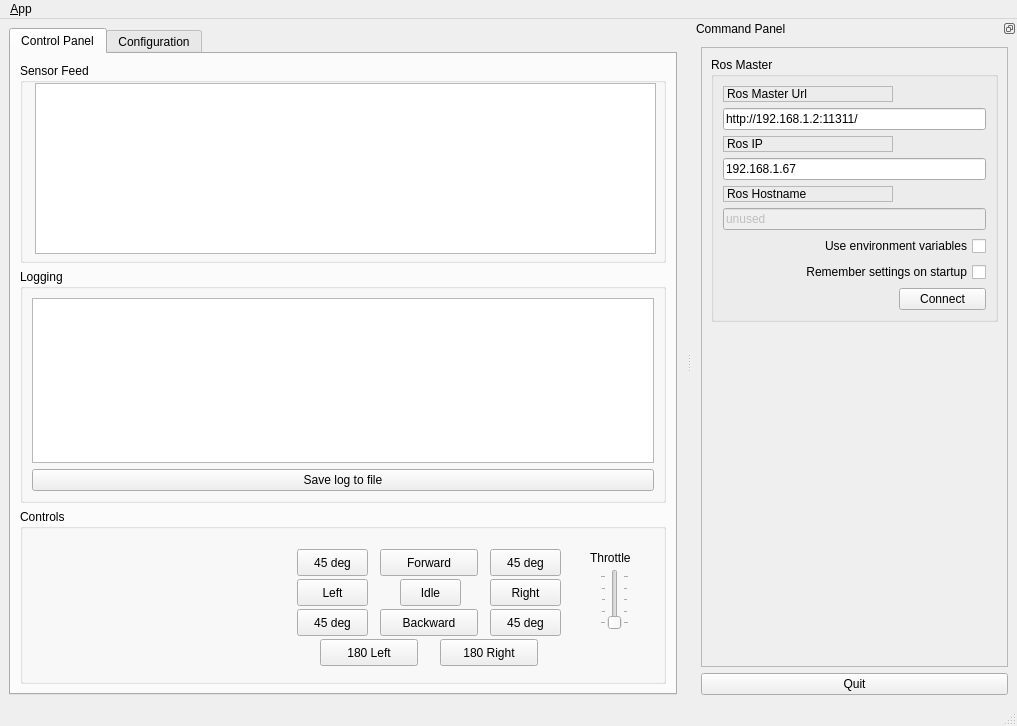
<?xml version="1.0" encoding="UTF-8"?>
<ui version="4.0">
 <class>MainWindowDesign</class>
 <widget class="QMainWindow" name="MainWindowDesign">
  <property name="geometry">
   <rect>
    <x>0</x>
    <y>0</y>
    <width>1017</width>
    <height>726</height>
   </rect>
  </property>
  <property name="windowTitle">
   <string>MoNTI App</string>
  </property>
  <property name="windowIcon">
   <iconset resource="../resources/images.qrc">
    <normaloff>:/images/monti_head_transparent.png</normaloff>:/images/monti_head_transparent.png</iconset>
  </property>
  <property name="locale">
   <locale language="English" country="Australia"/>
  </property>
  <property name="tabShape">
   <enum>QTabWidget::Rounded</enum>
  </property>
  <widget class="QWidget" name="centralwidget">
   <property name="styleSheet">
    <string notr="true"/>
   </property>
   <layout class="QHBoxLayout">
    <item>
     <widget class="QTabWidget" name="tab_manager">
      <property name="enabled">
       <bool>true</bool>
      </property>
      <property name="minimumSize">
       <size>
        <width>100</width>
        <height>0</height>
       </size>
      </property>
      <property name="locale">
       <locale language="English" country="Australia"/>
      </property>
      <property name="tabPosition">
       <enum>QTabWidget::North</enum>
      </property>
      <property name="tabShape">
       <enum>QTabWidget::Rounded</enum>
      </property>
      <property name="currentIndex">
       <number>0</number>
      </property>
      <widget class="QWidget" name="tab_status">
       <attribute name="title">
        <string>Control Panel</string>
       </attribute>
       <layout class="QVBoxLayout" name="verticalLayout_2">
        <item>
         <widget class="QGroupBox" name="groupBox_3">
          <property name="sizePolicy">
           <sizepolicy hsizetype="MinimumExpanding" vsizetype="Preferred">
            <horstretch>0</horstretch>
            <verstretch>0</verstretch>
           </sizepolicy>
          </property>
          <property name="minimumSize">
           <size>
            <width>0</width>
            <height>200</height>
           </size>
          </property>
          <property name="title">
           <string>Sensor Feed</string>
          </property>
          <widget class="QTableView" name="tableView_sensors">
           <property name="geometry">
            <rect>
             <x>15</x>
             <y>20</y>
             <width>621</width>
             <height>171</height>
            </rect>
           </property>
          </widget>
         </widget>
        </item>
        <item>
         <widget class="QGroupBox" name="groupBox_12">
          <property name="sizePolicy">
           <sizepolicy hsizetype="MinimumExpanding" vsizetype="Preferred">
            <horstretch>0</horstretch>
            <verstretch>0</verstretch>
           </sizepolicy>
          </property>
          <property name="title">
           <string>Logging</string>
          </property>
          <layout class="QGridLayout" name="gridLayout_3">
           <item row="1" column="0">
            <widget class="QPushButton" name="publishpushButton">
             <property name="text">
              <string>Save log to file</string>
             </property>
            </widget>
           </item>
           <item row="0" column="0">
            <widget class="QListView" name="view_logging"/>
           </item>
          </layout>
         </widget>
        </item>
        <item>
         <widget class="QGroupBox" name="groupBox_2">
          <property name="enabled">
           <bool>true</bool>
          </property>
          <property name="sizePolicy">
           <sizepolicy hsizetype="MinimumExpanding" vsizetype="Preferred">
            <horstretch>0</horstretch>
            <verstretch>0</verstretch>
           </sizepolicy>
          </property>
          <property name="minimumSize">
           <size>
            <width>0</width>
            <height>175</height>
           </size>
          </property>
          <property name="title">
           <string>Controls</string>
          </property>
          <widget class="QPushButton" name="pushButton_left">
           <property name="geometry">
            <rect>
             <x>277</x>
             <y>70</y>
             <width>71</width>
             <height>27</height>
            </rect>
           </property>
           <property name="text">
            <string>Left</string>
           </property>
           <property name="shortcut">
            <string>Left</string>
           </property>
          </widget>
          <widget class="QSlider" name="verticalSlider_throttle">
           <property name="geometry">
            <rect>
             <x>580</x>
             <y>60</y>
             <width>29</width>
             <height>61</height>
            </rect>
           </property>
           <property name="minimum">
            <number>1</number>
           </property>
           <property name="maximum">
            <number>5</number>
           </property>
           <property name="orientation">
            <enum>Qt::Vertical</enum>
           </property>
           <property name="invertedAppearance">
            <bool>false</bool>
           </property>
           <property name="invertedControls">
            <bool>false</bool>
           </property>
           <property name="tickPosition">
            <enum>QSlider::TicksBothSides</enum>
           </property>
           <property name="tickInterval">
            <number>1</number>
           </property>
          </widget>
          <widget class="QPushButton" name="pushButton_45_tl">
           <property name="geometry">
            <rect>
             <x>277</x>
             <y>40</y>
             <width>71</width>
             <height>27</height>
            </rect>
           </property>
           <property name="text">
            <string>45 deg</string>
           </property>
           <property name="shortcut">
            <string>Q</string>
           </property>
          </widget>
          <widget class="QPushButton" name="pushButton_backward">
           <property name="geometry">
            <rect>
             <x>360</x>
             <y>100</y>
             <width>98</width>
             <height>27</height>
            </rect>
           </property>
           <property name="text">
            <string>Backward</string>
           </property>
           <property name="shortcut">
            <string>Down</string>
           </property>
          </widget>
          <widget class="QPushButton" name="pushButton_forward">
           <property name="geometry">
            <rect>
             <x>360</x>
             <y>40</y>
             <width>98</width>
             <height>27</height>
            </rect>
           </property>
           <property name="text">
            <string>Forward</string>
           </property>
           <property name="shortcut">
            <string>Up</string>
           </property>
          </widget>
          <widget class="QPushButton" name="pushButton_45_br">
           <property name="geometry">
            <rect>
             <x>470</x>
             <y>100</y>
             <width>71</width>
             <height>27</height>
            </rect>
           </property>
           <property name="text">
            <string>45 deg</string>
           </property>
           <property name="shortcut">
            <string>D</string>
           </property>
          </widget>
          <widget class="QPushButton" name="pushButton_45_tr">
           <property name="geometry">
            <rect>
             <x>470</x>
             <y>40</y>
             <width>71</width>
             <height>27</height>
            </rect>
           </property>
           <property name="text">
            <string>45 deg</string>
           </property>
           <property name="shortcut">
            <string>E</string>
           </property>
          </widget>
          <widget class="QPushButton" name="pushButton_180_l">
           <property name="geometry">
            <rect>
             <x>300</x>
             <y>130</y>
             <width>98</width>
             <height>27</height>
            </rect>
           </property>
           <property name="text">
            <string>180 Left</string>
           </property>
           <property name="shortcut">
            <string>Back</string>
           </property>
          </widget>
          <widget class="QPushButton" name="pushButton_idle">
           <property name="geometry">
            <rect>
             <x>380</x>
             <y>70</y>
             <width>61</width>
             <height>27</height>
            </rect>
           </property>
           <property name="text">
            <string>Idle</string>
           </property>
           <property name="shortcut">
            <string>I</string>
           </property>
          </widget>
          <widget class="QPushButton" name="pushButton_right">
           <property name="geometry">
            <rect>
             <x>470</x>
             <y>70</y>
             <width>71</width>
             <height>27</height>
            </rect>
           </property>
           <property name="text">
            <string>Right</string>
           </property>
           <property name="shortcut">
            <string>Right</string>
           </property>
          </widget>
          <widget class="QPushButton" name="pushButton_180_r">
           <property name="geometry">
            <rect>
             <x>420</x>
             <y>130</y>
             <width>98</width>
             <height>27</height>
            </rect>
           </property>
           <property name="text">
            <string>180 Right</string>
           </property>
           <property name="shortcut">
            <string>Forward</string>
           </property>
          </widget>
          <widget class="QPushButton" name="pushButton_45_bl">
           <property name="geometry">
            <rect>
             <x>277</x>
             <y>100</y>
             <width>71</width>
             <height>27</height>
            </rect>
           </property>
           <property name="text">
            <string>45 deg</string>
           </property>
           <property name="shortcut">
            <string>A</string>
           </property>
          </widget>
          <widget class="QLabel" name="label_throttle">
           <property name="geometry">
            <rect>
             <x>570</x>
             <y>40</y>
             <width>66</width>
             <height>17</height>
            </rect>
           </property>
           <property name="text">
            <string>Throttle</string>
           </property>
          </widget>
         </widget>
        </item>
       </layout>
      </widget>
      <widget class="QWidget" name="tab_3">
       <attribute name="title">
        <string>Configuration</string>
       </attribute>
       <widget class="QSpinBox" name="spinBox_setNumPods">
        <property name="enabled">
         <bool>false</bool>
        </property>
        <property name="geometry">
         <rect>
          <x>30</x>
          <y>210</y>
          <width>51</width>
          <height>27</height>
         </rect>
        </property>
        <property name="maximum">
         <number>5</number>
        </property>
       </widget>
       <widget class="QLabel" name="label_num_pods">
        <property name="geometry">
         <rect>
          <x>30</x>
          <y>190</y>
          <width>111</width>
          <height>21</height>
         </rect>
        </property>
        <property name="text">
         <string>Number of pods</string>
        </property>
       </widget>
       <widget class="QPushButton" name="pushButton_setNumPods">
        <property name="enabled">
         <bool>false</bool>
        </property>
        <property name="geometry">
         <rect>
          <x>90</x>
          <y>210</y>
          <width>51</width>
          <height>27</height>
         </rect>
        </property>
        <property name="text">
         <string>Set</string>
        </property>
       </widget>
       <widget class="QPushButton" name="pushButton_connectMonti">
        <property name="geometry">
         <rect>
          <x>30</x>
          <y>30</y>
          <width>151</width>
          <height>27</height>
         </rect>
        </property>
        <property name="text">
         <string>Connect to MoNTI</string>
        </property>
       </widget>
       <widget class="QLabel" name="label_pod_1">
        <property name="geometry">
         <rect>
          <x>30</x>
          <y>260</y>
          <width>41</width>
          <height>17</height>
         </rect>
        </property>
        <property name="text">
         <string>Pod 1</string>
        </property>
       </widget>
       <widget class="QSpinBox" name="spinBox_pod1">
        <property name="enabled">
         <bool>false</bool>
        </property>
        <property name="geometry">
         <rect>
          <x>30</x>
          <y>280</y>
          <width>51</width>
          <height>27</height>
         </rect>
        </property>
        <property name="maximum">
         <number>5</number>
        </property>
       </widget>
       <widget class="QLabel" name="label_pod_2">
        <property name="geometry">
         <rect>
          <x>120</x>
          <y>260</y>
          <width>41</width>
          <height>17</height>
         </rect>
        </property>
        <property name="text">
         <string>Pod 2</string>
        </property>
       </widget>
       <widget class="QLabel" name="label_pod_3">
        <property name="geometry">
         <rect>
          <x>210</x>
          <y>260</y>
          <width>41</width>
          <height>17</height>
         </rect>
        </property>
        <property name="text">
         <string>Pod 3</string>
        </property>
       </widget>
       <widget class="QLabel" name="label_pod_4">
        <property name="geometry">
         <rect>
          <x>300</x>
          <y>260</y>
          <width>41</width>
          <height>17</height>
         </rect>
        </property>
        <property name="text">
         <string>Pod 4</string>
        </property>
       </widget>
       <widget class="QLabel" name="label_pod_5">
        <property name="geometry">
         <rect>
          <x>390</x>
          <y>260</y>
          <width>41</width>
          <height>17</height>
         </rect>
        </property>
        <property name="text">
         <string>Pod 5</string>
        </property>
       </widget>
       <widget class="QSpinBox" name="spinBox_pod2">
        <property name="enabled">
         <bool>false</bool>
        </property>
        <property name="geometry">
         <rect>
          <x>120</x>
          <y>280</y>
          <width>51</width>
          <height>27</height>
         </rect>
        </property>
        <property name="maximum">
         <number>5</number>
        </property>
       </widget>
       <widget class="QSpinBox" name="spinBox_pod3">
        <property name="enabled">
         <bool>false</bool>
        </property>
        <property name="geometry">
         <rect>
          <x>210</x>
          <y>280</y>
          <width>51</width>
          <height>27</height>
         </rect>
        </property>
        <property name="maximum">
         <number>5</number>
        </property>
       </widget>
       <widget class="QSpinBox" name="spinBox_pod4">
        <property name="enabled">
         <bool>false</bool>
        </property>
        <property name="geometry">
         <rect>
          <x>300</x>
          <y>280</y>
          <width>51</width>
          <height>27</height>
         </rect>
        </property>
        <property name="maximum">
         <number>5</number>
        </property>
       </widget>
       <widget class="QSpinBox" name="spinBox_pod5">
        <property name="enabled">
         <bool>false</bool>
        </property>
        <property name="geometry">
         <rect>
          <x>390</x>
          <y>280</y>
          <width>51</width>
          <height>27</height>
         </rect>
        </property>
        <property name="maximum">
         <number>5</number>
        </property>
       </widget>
       <widget class="QPushButton" name="pushButton_setIds">
        <property name="enabled">
         <bool>false</bool>
        </property>
        <property name="geometry">
         <rect>
          <x>480</x>
          <y>280</y>
          <width>71</width>
          <height>27</height>
         </rect>
        </property>
        <property name="text">
         <string>Set IDs</string>
        </property>
       </widget>
       <widget class="QPushButton" name="pushButton_disconnectMonti">
        <property name="enabled">
         <bool>false</bool>
        </property>
        <property name="geometry">
         <rect>
          <x>220</x>
          <y>30</y>
          <width>181</width>
          <height>27</height>
         </rect>
        </property>
        <property name="text">
         <string>Disconnect from MoNTI</string>
        </property>
       </widget>
       <widget class="QLabel" name="label_drivetrain">
        <property name="geometry">
         <rect>
          <x>30</x>
          <y>120</y>
          <width>121</width>
          <height>21</height>
         </rect>
        </property>
        <property name="text">
         <string>Select drivetrain</string>
        </property>
       </widget>
       <widget class="QSpinBox" name="spinBox_setDrivetrain">
        <property name="enabled">
         <bool>false</bool>
        </property>
        <property name="geometry">
         <rect>
          <x>30</x>
          <y>140</y>
          <width>51</width>
          <height>27</height>
         </rect>
        </property>
        <property name="wrapping">
         <bool>false</bool>
        </property>
        <property name="minimum">
         <number>1</number>
        </property>
        <property name="maximum">
         <number>2</number>
        </property>
       </widget>
       <widget class="QPushButton" name="pushButton_setDrivetrain">
        <property name="enabled">
         <bool>false</bool>
        </property>
        <property name="geometry">
         <rect>
          <x>90</x>
          <y>140</y>
          <width>51</width>
          <height>27</height>
         </rect>
        </property>
        <property name="text">
         <string>Set</string>
        </property>
        <property name="autoDefault">
         <bool>false</bool>
        </property>
        <property name="default">
         <bool>false</bool>
        </property>
        <property name="flat">
         <bool>false</bool>
        </property>
       </widget>
       <widget class="Line" name="line">
        <property name="geometry">
         <rect>
          <x>0</x>
          <y>80</y>
          <width>1750</width>
          <height>20</height>
         </rect>
        </property>
        <property name="sizePolicy">
         <sizepolicy hsizetype="Expanding" vsizetype="Expanding">
          <horstretch>0</horstretch>
          <verstretch>0</verstretch>
         </sizepolicy>
        </property>
        <property name="orientation">
         <enum>Qt::Horizontal</enum>
        </property>
       </widget>
      </widget>
     </widget>
    </item>
   </layout>
  </widget>
  <widget class="QMenuBar" name="menubar">
   <property name="geometry">
    <rect>
     <x>0</x>
     <y>0</y>
     <width>1017</width>
     <height>25</height>
    </rect>
   </property>
   <widget class="QMenu" name="menu_File">
    <property name="title">
     <string>&amp;App</string>
    </property>
    <addaction name="action_Preferences"/>
    <addaction name="separator"/>
    <addaction name="actionAbout"/>
    <addaction name="actionAbout_Qt"/>
    <addaction name="separator"/>
    <addaction name="action_Quit"/>
   </widget>
   <addaction name="menu_File"/>
  </widget>
  <widget class="QStatusBar" name="statusbar"/>
  <widget class="QDockWidget" name="dock_status">
   <property name="sizePolicy">
    <sizepolicy hsizetype="Minimum" vsizetype="Preferred">
     <horstretch>0</horstretch>
     <verstretch>0</verstretch>
    </sizepolicy>
   </property>
   <property name="minimumSize">
    <size>
     <width>325</width>
     <height>395</height>
    </size>
   </property>
   <property name="features">
    <set>QDockWidget::DockWidgetFloatable|QDockWidget::DockWidgetMovable</set>
   </property>
   <property name="allowedAreas">
    <set>Qt::RightDockWidgetArea</set>
   </property>
   <property name="windowTitle">
    <string>Command Panel</string>
   </property>
   <attribute name="dockWidgetArea">
    <number>2</number>
   </attribute>
   <widget class="QWidget" name="dockWidgetContents_2">
    <layout class="QVBoxLayout" name="verticalLayout">
     <item>
      <widget class="QFrame" name="frame">
       <property name="sizePolicy">
        <sizepolicy hsizetype="Minimum" vsizetype="Preferred">
         <horstretch>0</horstretch>
         <verstretch>0</verstretch>
        </sizepolicy>
       </property>
       <property name="frameShape">
        <enum>QFrame::StyledPanel</enum>
       </property>
       <property name="frameShadow">
        <enum>QFrame::Raised</enum>
       </property>
       <layout class="QVBoxLayout" name="verticalLayout_3">
        <item>
         <widget class="QGroupBox" name="groupBox">
          <property name="title">
           <string>Ros Master</string>
          </property>
          <layout class="QGridLayout" name="gridLayout">
           <item row="0" column="0">
            <widget class="QLabel" name="label">
             <property name="frameShape">
              <enum>QFrame::StyledPanel</enum>
             </property>
             <property name="frameShadow">
              <enum>QFrame::Raised</enum>
             </property>
             <property name="text">
              <string>Ros Master Url</string>
             </property>
            </widget>
           </item>
           <item row="1" column="0" colspan="2">
            <widget class="QLineEdit" name="line_edit_master">
             <property name="text">
              <string>http://192.168.1.2:11311/</string>
             </property>
            </widget>
           </item>
           <item row="2" column="0">
            <widget class="QLabel" name="label_2">
             <property name="frameShape">
              <enum>QFrame::StyledPanel</enum>
             </property>
             <property name="frameShadow">
              <enum>QFrame::Raised</enum>
             </property>
             <property name="text">
              <string>Ros IP</string>
             </property>
            </widget>
           </item>
           <item row="3" column="0" colspan="2">
            <widget class="QLineEdit" name="line_edit_host">
             <property name="text">
              <string>192.168.1.67</string>
             </property>
            </widget>
           </item>
           <item row="4" column="0">
            <widget class="QLabel" name="label_3">
             <property name="frameShape">
              <enum>QFrame::StyledPanel</enum>
             </property>
             <property name="frameShadow">
              <enum>QFrame::Raised</enum>
             </property>
             <property name="text">
              <string>Ros Hostname</string>
             </property>
            </widget>
           </item>
           <item row="6" column="0" colspan="2">
            <widget class="QCheckBox" name="checkbox_use_environment">
             <property name="layoutDirection">
              <enum>Qt::RightToLeft</enum>
             </property>
             <property name="text">
              <string>Use environment variables</string>
             </property>
            </widget>
           </item>
           <item row="7" column="0" colspan="2">
            <widget class="QCheckBox" name="checkbox_remember_settings">
             <property name="layoutDirection">
              <enum>Qt::RightToLeft</enum>
             </property>
             <property name="text">
              <string>Remember settings on startup</string>
             </property>
            </widget>
           </item>
           <item row="8" column="1">
            <widget class="QPushButton" name="button_connect">
             <property name="enabled">
              <bool>true</bool>
             </property>
             <property name="sizePolicy">
              <sizepolicy hsizetype="MinimumExpanding" vsizetype="Fixed">
               <horstretch>0</horstretch>
               <verstretch>0</verstretch>
              </sizepolicy>
             </property>
             <property name="toolTip">
              <string>Set the target to the current joint trajectory state.</string>
             </property>
             <property name="statusTip">
              <string>Clear all waypoints and set the target to the current joint trajectory state.</string>
             </property>
             <property name="text">
              <string>Connect</string>
             </property>
            </widget>
           </item>
           <item row="5" column="0" colspan="2">
            <widget class="QLineEdit" name="line_edit_topic">
             <property name="enabled">
              <bool>false</bool>
             </property>
             <property name="text">
              <string>unused</string>
             </property>
            </widget>
           </item>
           <item row="8" column="0">
            <spacer name="horizontalSpacer">
             <property name="orientation">
              <enum>Qt::Horizontal</enum>
             </property>
             <property name="sizeHint" stdset="0">
              <size>
               <width>170</width>
               <height>21</height>
              </size>
             </property>
            </spacer>
           </item>
          </layout>
         </widget>
        </item>
        <item>
         <spacer name="verticalSpacer_3">
          <property name="orientation">
           <enum>Qt::Vertical</enum>
          </property>
          <property name="sizeHint" stdset="0">
           <size>
            <width>20</width>
            <height>233</height>
           </size>
          </property>
         </spacer>
        </item>
       </layout>
      </widget>
     </item>
     <item>
      <widget class="QPushButton" name="quit_button">
       <property name="sizePolicy">
        <sizepolicy hsizetype="MinimumExpanding" vsizetype="Fixed">
         <horstretch>0</horstretch>
         <verstretch>0</verstretch>
        </sizepolicy>
       </property>
       <property name="text">
        <string>Quit</string>
       </property>
      </widget>
     </item>
    </layout>
   </widget>
  </widget>
  <action name="action_Quit">
   <property name="text">
    <string>&amp;Quit</string>
   </property>
   <property name="shortcut">
    <string>Ctrl+Q</string>
   </property>
   <property name="shortcutContext">
    <enum>Qt::ApplicationShortcut</enum>
   </property>
  </action>
  <action name="action_Preferences">
   <property name="text">
    <string>&amp;Preferences</string>
   </property>
  </action>
  <action name="actionAbout">
   <property name="text">
    <string>&amp;About</string>
   </property>
  </action>
  <action name="actionAbout_Qt">
   <property name="text">
    <string>About &amp;Qt</string>
   </property>
  </action>
 </widget>
 <resources>
  <include location="../resources/images.qrc"/>
 </resources>
 <connections>
  <connection>
   <sender>action_Quit</sender>
   <signal>triggered()</signal>
   <receiver>MainWindowDesign</receiver>
   <slot>close()</slot>
   <hints>
    <hint type="sourcelabel">
     <x>-1</x>
     <y>-1</y>
    </hint>
    <hint type="destinationlabel">
     <x>399</x>
     <y>299</y>
    </hint>
   </hints>
  </connection>
  <connection>
   <sender>quit_button</sender>
   <signal>clicked()</signal>
   <receiver>MainWindowDesign</receiver>
   <slot>close()</slot>
   <hints>
    <hint type="sourcelabel">
     <x>934</x>
     <y>672</y>
    </hint>
    <hint type="destinationlabel">
     <x>469</x>
     <y>299</y>
    </hint>
   </hints>
  </connection>
 </connections>
</ui>
